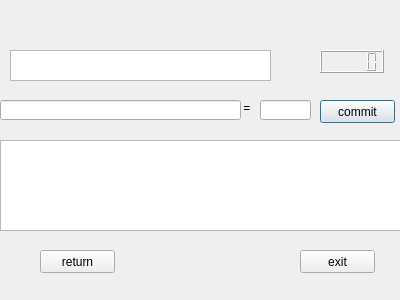
<?xml version="1.0" encoding="UTF-8"?>
<ui version="4.0">
 <class>English</class>
 <widget class="QDialog" name="English">
  <property name="geometry">
   <rect>
    <x>0</x>
    <y>0</y>
    <width>400</width>
    <height>300</height>
   </rect>
  </property>
  <property name="windowTitle">
   <string>Dialog</string>
  </property>
  <widget class="QPushButton" name="pushButton_3">
   <property name="geometry">
    <rect>
     <x>320</x>
     <y>100</y>
     <width>75</width>
     <height>23</height>
    </rect>
   </property>
   <property name="text">
    <string>commit</string>
   </property>
  </widget>
  <widget class="QLineEdit" name="lineEdit_2">
   <property name="geometry">
    <rect>
     <x>260</x>
     <y>100</y>
     <width>51</width>
     <height>20</height>
    </rect>
   </property>
   <property name="text">
    <string/>
   </property>
  </widget>
  <widget class="QPushButton" name="pushButton">
   <property name="geometry">
    <rect>
     <x>40</x>
     <y>250</y>
     <width>75</width>
     <height>23</height>
    </rect>
   </property>
   <property name="text">
    <string>return</string>
   </property>
  </widget>
  <widget class="QLCDNumber" name="lcdNumber">
   <property name="geometry">
    <rect>
     <x>320</x>
     <y>50</y>
     <width>64</width>
     <height>23</height>
    </rect>
   </property>
  </widget>
  <widget class="QTextEdit" name="textEdit">
   <property name="geometry">
    <rect>
     <x>0</x>
     <y>140</y>
     <width>401</width>
     <height>91</height>
    </rect>
   </property>
  </widget>
  <widget class="QLabel" name="label">
   <property name="geometry">
    <rect>
     <x>240</x>
     <y>100</y>
     <width>21</width>
     <height>16</height>
    </rect>
   </property>
   <property name="text">
    <string> =</string>
   </property>
  </widget>
  <widget class="QPushButton" name="pushButton_2">
   <property name="geometry">
    <rect>
     <x>300</x>
     <y>250</y>
     <width>75</width>
     <height>23</height>
    </rect>
   </property>
   <property name="text">
    <string>exit</string>
   </property>
  </widget>
  <widget class="QLineEdit" name="lineEdit">
   <property name="geometry">
    <rect>
     <x>0</x>
     <y>100</y>
     <width>241</width>
     <height>20</height>
    </rect>
   </property>
   <property name="text">
    <string/>
   </property>
  </widget>
  <widget class="QTextEdit" name="textEdit_2">
   <property name="geometry">
    <rect>
     <x>10</x>
     <y>50</y>
     <width>261</width>
     <height>31</height>
    </rect>
   </property>
  </widget>
 </widget>
 <resources/>
 <connections/>
</ui>
